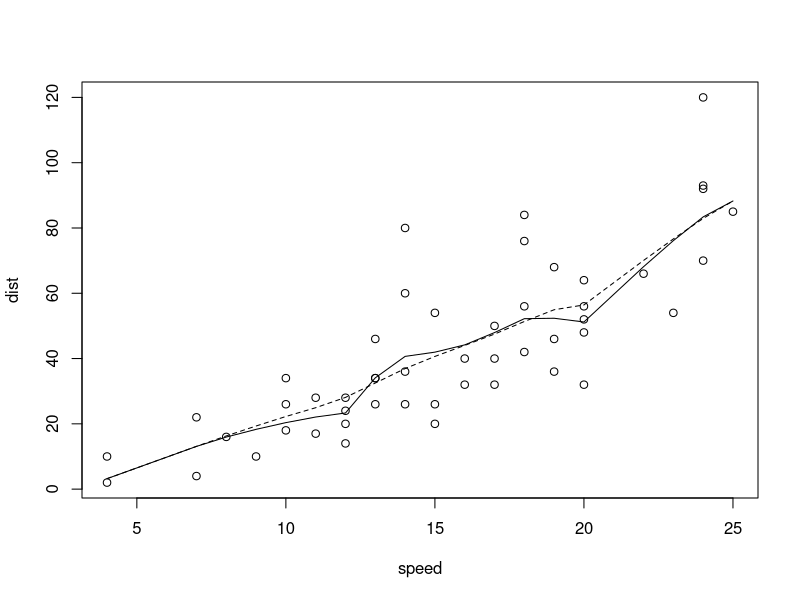

R code for this plot:
require(graphics)

with(cars, {
  plot(speed, dist)
  lines(supsmu(speed, dist))
  lines(supsmu(speed, dist, bass = 7), lty = 2)
})

# and
# http://archive.ics.uci.edu/ml/datasets/Student+Performance
# http://archive.ics.uci.edu/ml/datasets/NoisyOffice
# http://archive.ics.uci.edu/ml/datasets/Bike+Sharing+Dataset